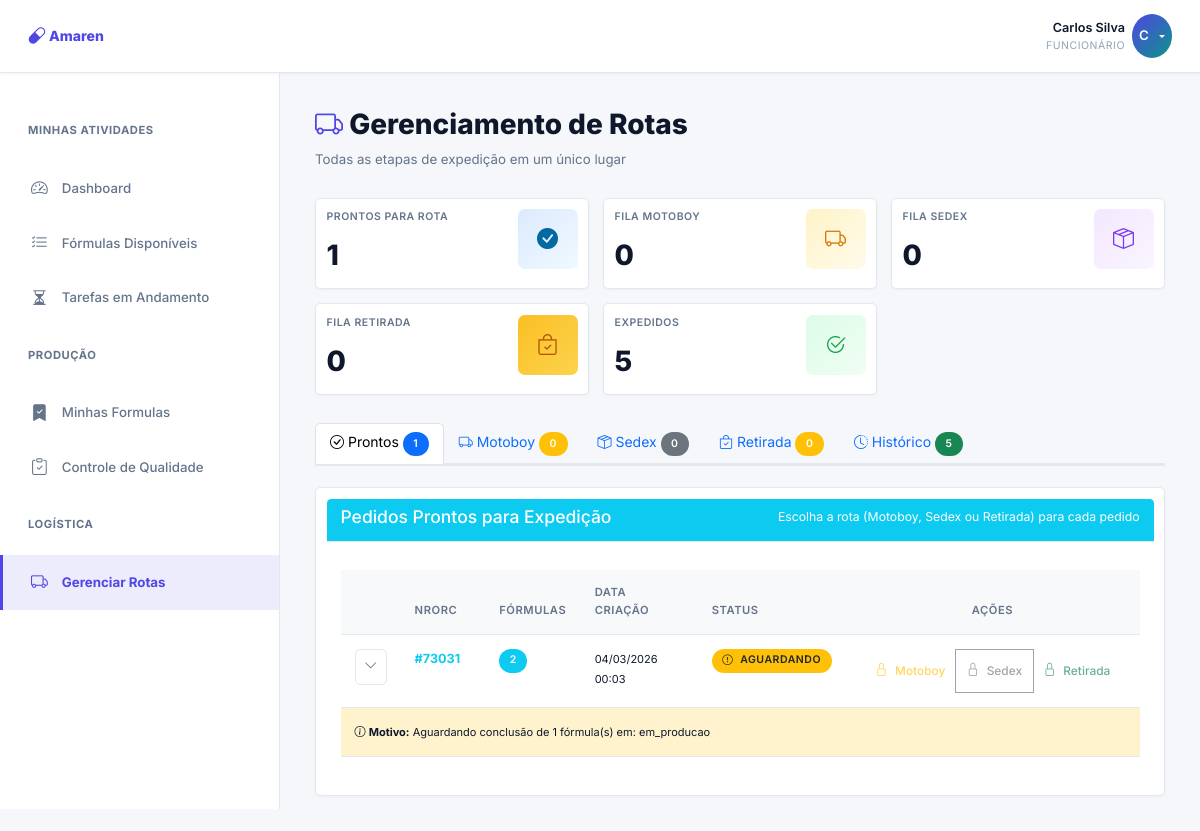
Before: /dashboard/rotas/ (signed in) with the older database file.
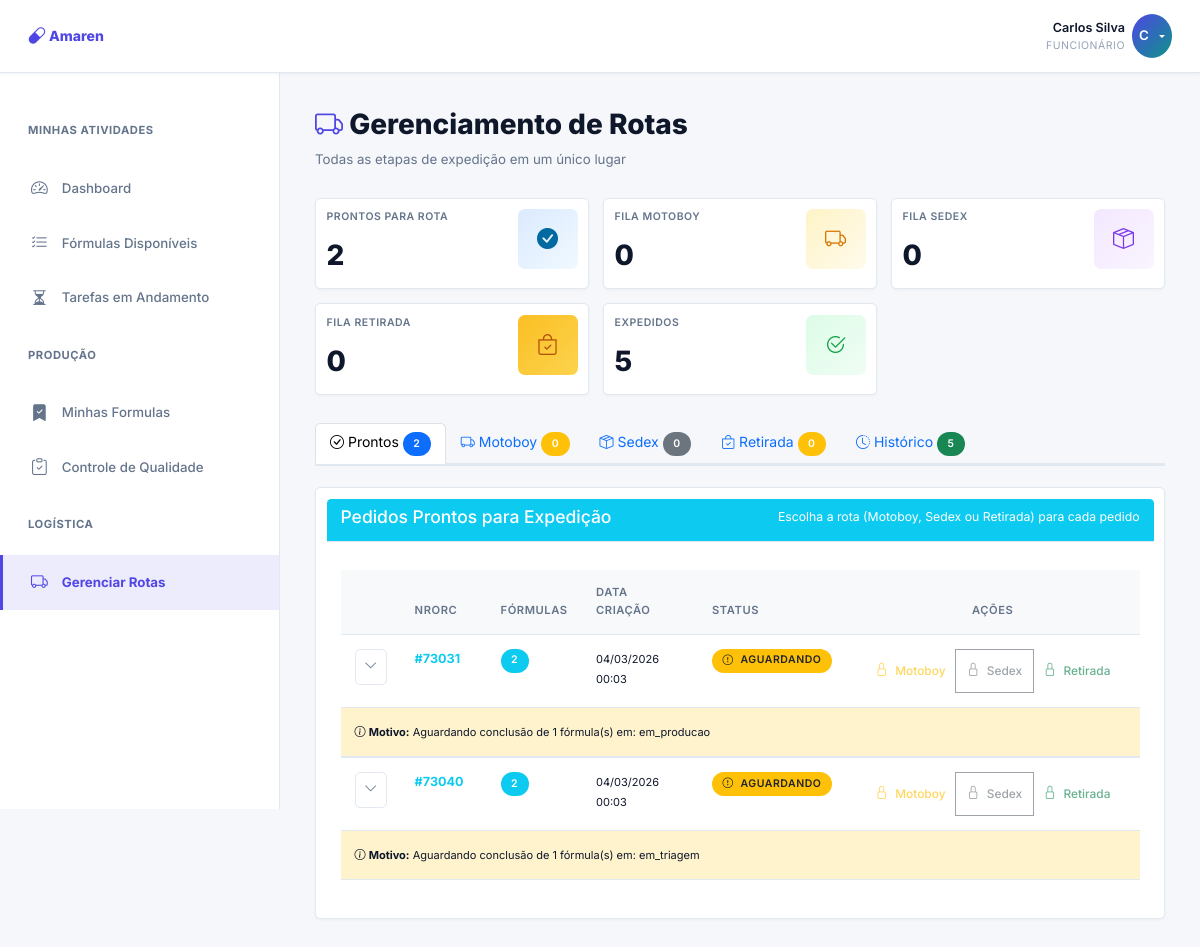
After: the same page with the newer database file.
### core/models.py (models this page shows, shortened)
class PedidoMestre(models.Model):
    STATUS_CHOICES = [
        ('em_processamento', 'Em Processamento'),
        ('pronto_para_expedicao', 'Pronto para Expedição'),
        ('em_rota_motoboy', 'Em Rota Motoboy'),
        ('em_rota_sedex', 'Em Rota Sedex'),
        ('expedido', 'Expedido'),
        ('concluido', 'Concluído'),
        ('cancelado', 'Cancelado'),
    ]
    nrorc = models.BigIntegerField(unique=True, db_index=True, help_text="Número RC do pedido (identificador único da API)")
    status = models.CharField(max_length=30, choices=STATUS_CHOICES, default='em_processamento')
    cliente = models.CharField(max_length=200, blank=True, help_text="Nome do cliente")
    observacoes = models.TextField(blank=True)
    criado_em = models.DateTimeField(auto_now_add=True)
    atualizado_em = models.DateTimeField(auto_now=True)
    concluido_em = models.DateTimeField(null=True, blank=True)
    class Meta:
        ordering = ['-criado_em']
        verbose_name = 'Pedido'
        verbose_name_plural = 'Pedidos'
    @property
    def total_formulas(self):
        return self.formulas.count()
    @property
    def formulas_prontas(self):
        return self.formulas.filter(status='pronto_para_expedicao').count()
    @property
    def pode_ir_para_rota(self):
        return self.total_formulas > 0 and self.total_formulas == self.formulas_prontas
    @property
    def motivo_nao_pode_ir_rota(self):
        if self.total_formulas == 0:
            return "Sem fórmulas"
        pendentes = self.total_formulas - self.formulas_prontas
        formulas_nao_prontas = self.formulas.exclude(status='pronto_para_expedicao').values('status').distinct()
        status_list = ', '.join([f.get('status') for f in formulas_nao_prontas])
        return f"Aguardando conclusão de {pendentes} fórmula(s) em: {status_list}"

### dashboard/views_formulas.py (the view, shortened to what this page needs)
# urls.py: path('rotas/', views_formulas.rotas_unificada, name='rotas_unificada'),
@login_required
def rotas_unificada(request):
    if not request.user.groups.filter(name__in=['Funcionário', 'Gerente', 'Superadmin']).exists():
        return redirect('dashboard:home')
    from django.core.paginator import Paginator
    is_funcionario = request.user.groups.filter(name='Funcionário').exists()
    if is_funcionario:
        pedidos_prontos = PedidoMestre.objects.filter(
            status__in=['pronto_para_expedicao', 'em_processamento'],
            formulas__status='pronto_para_expedicao',
            formulas__historico_etapas__funcionario=request.user
        ).distinct().prefetch_related('formulas').order_by('-criado_em')
        fila_motoboy = PedidoMestre.objects.filter(
            status='em_rota_motoboy',
            formulas__historico_etapas__funcionario=request.user
        ).distinct().prefetch_related('formulas').order_by('-criado_em')
        fila_sedex = PedidoMestre.objects.filter(
            status='em_rota_sedex',
            formulas__historico_etapas__funcionario=request.user
        ).distinct().prefetch_related('formulas').order_by('-criado_em')
        fila_retirada = PedidoMestre.objects.filter(
            status='em_rota_retirada',
            formulas__historico_etapas__funcionario=request.user
        ).distinct().prefetch_related('formulas').order_by('-criado_em')
        from core.models import RegistroExpedicao
        expedidos_qs = RegistroExpedicao.objects.filter(
            pedidos_mestre__isnull=False
        ).distinct().prefetch_related('pedidos_mestre__formulas', 'funcionario').order_by('-data')
        total_expedidos = expedidos_qs.count()
    paginator = Paginator(expedidos_qs, 25)  # 25 items per page
    page_num = request.GET.get('page', 1)
    try:
        page_obj = paginator.page(page_num)
    except:
        page_obj = paginator.page(1)
    context = {
        'pedidos_prontos': pedidos_prontos,
        'fila_motoboy': fila_motoboy,
        'fila_sedex': fila_sedex,
        'fila_retirada': fila_retirada,
        'expedidos': page_obj.object_list,
        'page_obj': page_obj,
        'total_prontos': pedidos_prontos.count(),
        'total_motoboy': fila_motoboy.count(),
        'total_sedex': fila_sedex.count(),
        'total_retirada': fila_retirada.count(),
        'total_expedidos': total_expedidos,
    }
    return render(request, 'dashboard/rotas_unificada.html', context)

### core/models.py (called while the page is built)
    def get_volume_display(self):
        import re
        if not self.descricao:
            return self.volume_ml or "-"
        desc_upper = self.descricao.upper()
        if "CAPSULA" in desc_upper or "CAP" in desc_upper:
            match = re.search(r'(\d+)\s*CAP(?:SULA)?', desc_upper)
            if match:
                return f"{match.group(1)} cápsulas"
            if self.quantidade:
                return f"{self.quantidade} unidades"
            return "-"
        elif "SACHE" in desc_upper or "SACHÊ" in desc_upper or "ENVELOPE" in desc_upper:
            if self.quantidade:
                return f"{self.quantidade} sachês"
            return "-"
        else:
            return self.volume_ml or "-"

### templates/dashboard/rotas_unificada.html (shortened to what the changed rows need)
{% extends 'base.html' %}
{% block content %}
<div style="margin-bottom: 2rem; display: flex; justify-content: space-between; align-items: center;">
    <div>
        <h1 style="font-size: 2rem; font-weight: 800; margin: 0;">
            <i class="bi bi-truck" style="color: #4f46e5;"></i> Gerenciamento de Rotas
        </h1>
    </div>
</div>
<div class="grid-4" style="margin-bottom: 2rem;">
    <div class="card">
        <div class="stat-card">
            <div class="stat-value">
                <div class="stat-label">Prontos para Rota</div>
                <div class="stat-number">{{ total_prontos }}</div>
            </div>
        </div>
    </div>
</div>
<ul class="nav nav-tabs" id="rotasTab" role="tablist" style="border-bottom: 2px solid #e2e8f0; margin-bottom: 0;">
    <li class="nav-item" role="presentation">
        <button class="nav-link active" id="prontos-tab" data-bs-toggle="tab" data-bs-target="#prontos" type="button" role="tab" aria-controls="prontos" aria-selected="true">
            <i class="bi bi-check-circle"></i> Prontos <span class="badge bg-primary">{{ total_prontos }}</span>
        </button>
    </li>
</ul>
<div class="tab-content" id="rotasTabContent">
    <div class="tab-pane fade show active" id="prontos" role="tabpanel" aria-labelledby="prontos-tab">
        <div class="card">
            <div class="card-body">
                {% if pedidos_prontos %}
                <div style="overflow-x: auto;">
                    <table class="table">
                        <thead class="table-light">
                            <tr>
                                <th style="width: 5%;"></th>
                                <th style="width: 12%;">NRORC</th>
                                <th style="width: 12%;">Fórmulas</th>
                                <th style="width: 18%;">Data Criação</th>
                                <th style="width: 15%;">Status</th>
                                <th style="width: 38%; text-align: center;">Ações</th>
                            </tr>
                        </thead>
                        <tbody>
                            {% for pedido in pedidos_prontos %}
                            <tr>
                                <td>
                                    <button class="btn btn-sm btn-outline-secondary" type="button" data-bs-toggle="collapse" data-bs-target="#collapse-prontos-{{ pedido.id }}" aria-expanded="false">
                                        <i class="bi bi-chevron-down"></i>
                                    </button>
                                </td>
                                <td><strong class="text-info">#{{ pedido.nrorc }}</strong></td>
                                <td><span class="badge bg-info">{{ pedido.formulas.count }}</span></td>
                                <td><small>{{ pedido.criado_em|date:"d/m/Y H:i" }}</small></td>
                                <td>
                                    {% if pedido.pode_ir_para_rota %}
                                        <span class="badge bg-success">
                                            <i class="bi bi-check-circle"></i> Pronto
                                        </span>
                                    {% else %}
                                        <span class="badge bg-warning text-dark" title="{{ pedido.motivo_nao_pode_ir_rota }}">
                                            <i class="bi bi-exclamation-circle"></i> Aguardando
                                        </span>
                                    {% endif %}
                                </td>
                                <td style="text-align: center;">
                                    <div class="btn-group btn-group-sm" role="group">
                                        {% if pedido.pode_ir_para_rota %}
                                            <a href="{% url 'dashboard:pedido_escolher_rota' pedido.id 'motoboy' %}"
                                               class="btn btn-outline-warning" title="Enviar via Motoboy">
                                                <i class="bi bi-truck"></i> Motoboy
                                            </a>
                                            <a href="{% url 'dashboard:pedido_escolher_rota' pedido.id 'sedex' %}"
                                               class="btn btn-outline-secondary" title="Enviar via Sedex">
                                                <i class="bi bi-box-seam"></i> Sedex
                                            </a>
                                            <a href="{% url 'dashboard:pedido_escolher_rota' pedido.id 'retirada' %}"
                                               class="btn btn-outline-success" title="Marcar para Retirada">
                                                <i class="bi bi-bag-check"></i> Retirada
                                            </a>
                                        {% else %}
                                            <button type="button" class="btn btn-outline-warning" disabled title="{{ pedido.motivo_nao_pode_ir_rota }}">
                                                <i class="bi bi-lock"></i> Motoboy
                                            </button>
                                            <button type="button" class="btn btn-outline-secondary" disabled title="{{ pedido.motivo_nao_pode_ir_rota }}">
                                                <i class="bi bi-lock"></i> Sedex
                                            </button>
                                            <button type="button" class="btn btn-outline-success" disabled title="{{ pedido.motivo_nao_pode_ir_rota }}">
                                                <i class="bi bi-lock"></i> Retirada
                                            </button>
                                        {% endif %}
                                    </div>
                                </td>
                            </tr>
                            {% if not pedido.pode_ir_para_rota %}
                            <tr class="table-warning">
                                <td colspan="6">
                                    <small>
                                        <i class="bi bi-info-circle"></i>
                                        <strong>Motivo:</strong> {{ pedido.motivo_nao_pode_ir_rota }}
                                    </small>
                                </td>
                            </tr>
                            {% endif %}
                            <tr>
                                <td colspan="6" class="p-0">
                                </td>
                            </tr>
                            {% endfor %}
                        </tbody>
                    </table>
                </div>
                {% else %}
                <div class="alert alert-info">
                    <i class="bi bi-info-circle"></i> Nenhum pedido pronto para expedição no momento.
                </div>
                {% endif %}
            </div>
        </div>
    </div>
    </div>
</div>
{% endblock %}

Changed rows visible on the page:
now on this page (row edited): PedidoMestre: nrorc "73040", formulas.count "2", criado_em "04/03/2026 00:03", motivo_nao_pode_ir_rota "Aguardando conclusão de 1 fórmula(s) em: em_triagem"
Other visible differences:
{{ total_prontos }}: "1" → "2"
